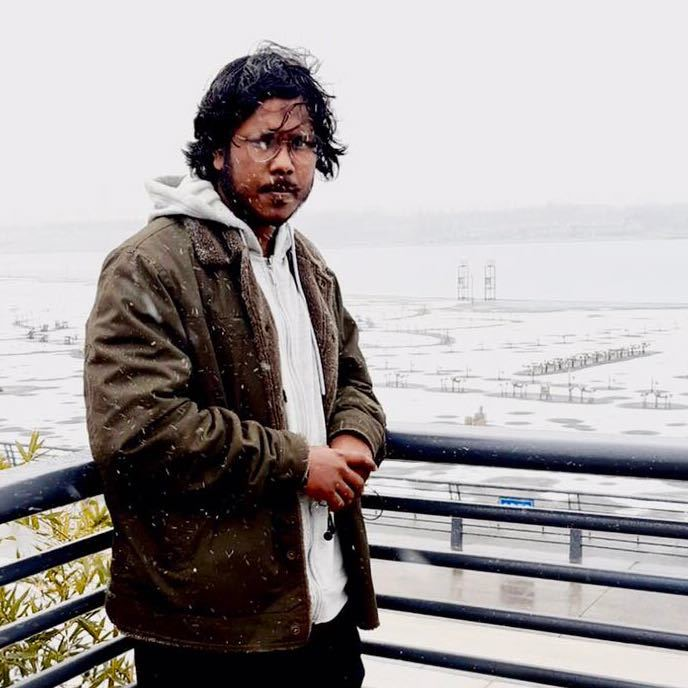
#> input picture image.jpg, 688 x 688 px
$ python face_detection_using_opencv_in_python_image.py
#> lines starting #> are read from the running program, lines starting #| are printed output that depends on the picture; after the words box and inside, x2 and y2 are one past the last pixel; in counts of white or black regions, pixels touching at a corner belong together
# import the necessary libraries
import cv2

# Load the image
image = cv2.imread("image.jpg")
#> image is the input picture: shape (688, 688, 3); mean B, G, R 159.4, 159, 164.4

# Convert the image to grayscale
grayscale = cv2.cvtColor(image, cv2.COLOR_BGR2GRAY)
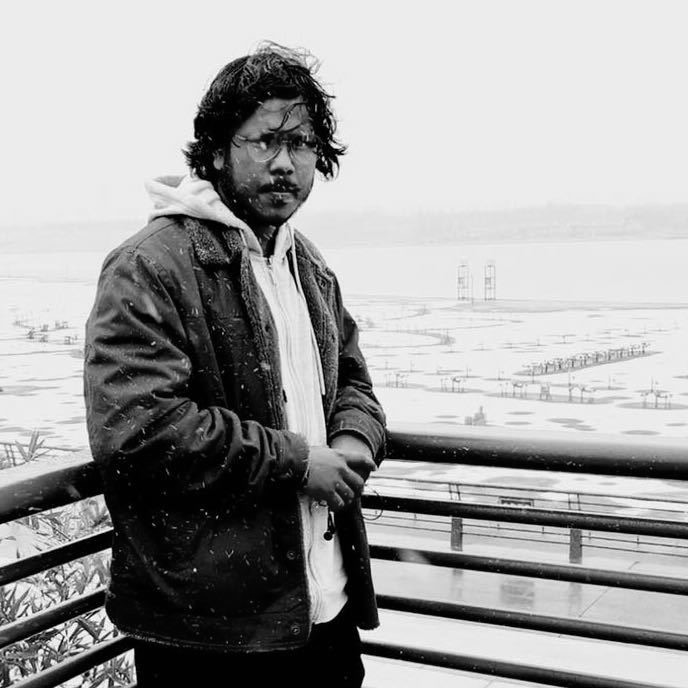
#> grayscale: shape (688, 688); min 0, max 254, mean 160.7

# load the pre-trained face detection classifier
face_cascade = cv2.CascadeClassifier("haarcascade_frontalface_default.xml")

# Detect faces in the grayscale
faces = face_cascade.detectMultiScale(grayscale, scaleFactor=1.1, minNeighbors=5,
                                      minSize=(30, 30))
#> faces = [[220, 102, 110, 110]]
"""
=> 'gray_image': the graysclae image to be searched for faces.
=> 'scaleFactor': the factor by which the image size is reduced at each image
sclae must have to be retained.
=> 'minSize': the minimum size of the face rectangle.
"""

# draw rectangel
for (top, left, bottom, right) in faces:
    cv2.rectangle(image, (top, left), (top + left, bottom + right), (0, 255, 0), 2)
#> this loop made 1 pass
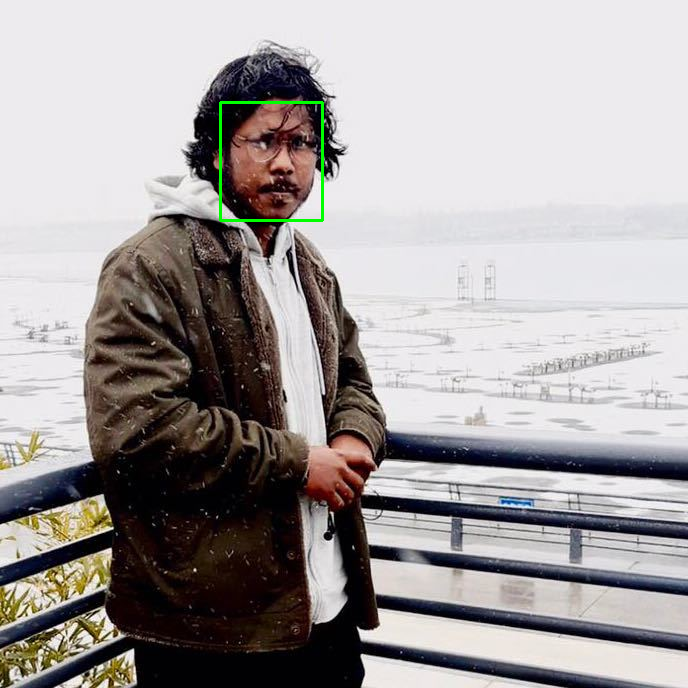
#> image: shape (688, 688, 3); 0.28% of pixels changed, all inside (x1, y1, x2, y2) = (219, 101, 324, 222)

# display the image
cv2.imshow("Face Detection", image)
cv2.waitKey(0)
